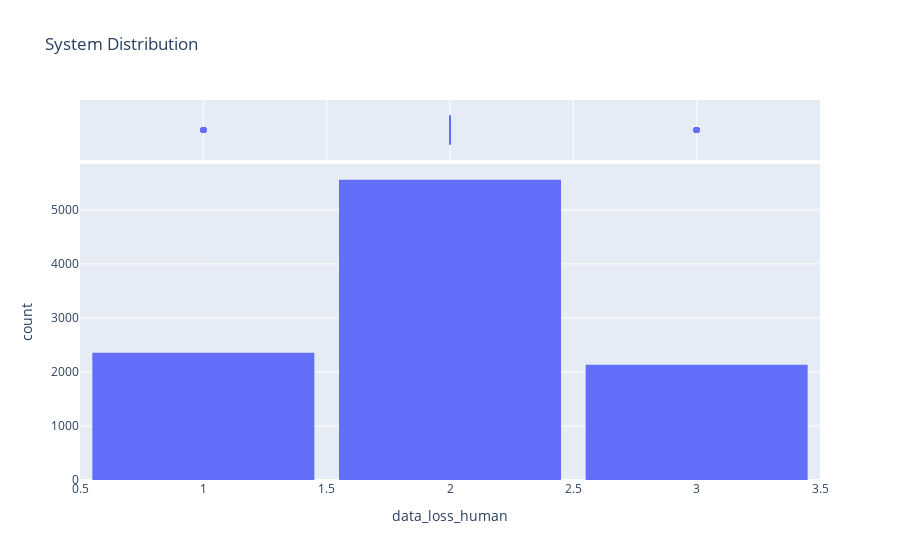

Source (notebook cell):
### Code cell
fig = px.histogram(dataset, x='data_loss_human', marginal='box', title='System Distribution')
fig.update_layout(bargap=0.1)
fig.show()

### Figure 1 — Plotly figure (JSON) as saved in the notebook; plotly's stock layout.template omitted (floating-point values rounded to 4 significant figures; data arrays with more than 128 entries replaced by an {"elided": "..."} marker saying what was removed)
{"data": [{"alignmentgroup": "True", "bingroup": "x", "hovertemplate": "data_loss_human=%{x}<br>count=%{y}<extra></extra>", "legendgroup": "", "marker": {"color": "#636efa"}, "name": "", "offsetgroup": "", "orientation": "v", "showlegend": false, "type": "histogram", "x": {"elided": "10047 int values"}, "xaxis": "x", "yaxis": "y"}, {"alignmentgroup": "True", "hovertemplate": "data_loss_human=%{x}<extra></extra>", "legendgroup": "", "marker": {"color": "#636efa"}, "name": "", "notched": true, "offsetgroup": "", "showlegend": false, "type": "box", "x": {"elided": "10047 int values"}, "xaxis": "x2", "yaxis": "y2"}], "layout": {"bargap": 0.1, "barmode": "relative", "legend": {"tracegroupgap": 0}, "title": {"text": "System Distribution"}, "xaxis": {"anchor": "y", "domain": [0, 1], "title": {"text": "data_loss_human"}}, "xaxis2": {"anchor": "y2", "domain": [0, 1], "matches": "x", "showgrid": true, "showticklabels": false}, "yaxis": {"anchor": "x", "domain": [0, 0.8316], "title": {"text": "count"}}, "yaxis2": {"anchor": "x2", "domain": [0.8416, 1], "matches": "y2", "showgrid": false, "showline": false, "showticklabels": false, "ticks": ""}}}
